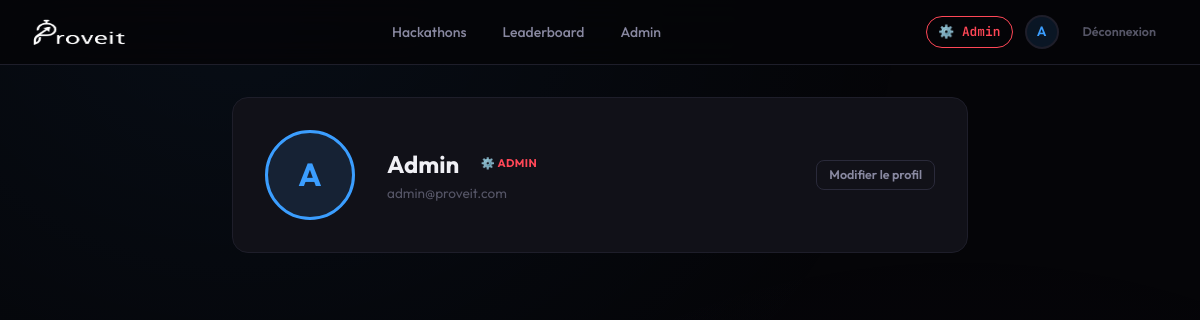
Screenshot of /index.php?controller=User&action=profile (signed in) with the database file from the repository.
### tables this page shows
CREATE TABLE `users` (
  `id` int NOT NULL AUTO_INCREMENT,
  `name` varchar(100) NOT NULL,
  `email` varchar(100) NOT NULL,
  `password` varchar(255) NOT NULL,
  `xp` int NOT NULL DEFAULT 0,
  `role` enum('admin','organisateur','candidat') NOT NULL DEFAULT 'candidat',
  `avatar_url` varchar(255) DEFAULT NULL,
  `bio` text DEFAULT NULL,
  `created_at` timestamp DEFAULT CURRENT_TIMESTAMP,
  PRIMARY KEY (`id`),
  UNIQUE KEY `email` (`email`)
);

### app/controllers/UserController.php (called while the page is built, shortened)
<?php
require_once __DIR__ . '/../models/User.php';
class UserController {
    private $userModel;
    public function __construct() {
        $this->userModel = new User();
    }
    public function profile() {
        $userId = isset($_GET['id']) ? intval($_GET['id']) : $_SESSION['user']['id'];
        $user = $this->userModel->getById($userId);
        $isOwn = ($userId == $_SESSION['user']['id']);
        require __DIR__ . '/../views/user/profile.php';
    }
}

### app/models/User.php (called while the page is built, shortened)
<?php
require_once __DIR__ . '/Database.php';
class User {
    private $conn;
    public function __construct() {
        $this->conn = (new Database())->connect();
    }
    public function getById($id) {
        $stmt = $this->conn->prepare("SELECT * FROM users WHERE id=?");
        $stmt->execute([$id]);
        return $stmt->fetch();
    }
}

### app/models/Database.php (called while the page is built)
<?php
class Database {
    private $conn = null;
    public function connect() {
        if ($this->conn === null) {
            try {
                $this->conn = new PDO(
                    "mysql:host=" . DB_HOST . ";dbname=" . DB_NAME . ";charset=utf8mb4",
                    DB_USER, DB_PASS
                );
                $this->conn->setAttribute(PDO::ATTR_ERRMODE, PDO::ERRMODE_EXCEPTION);
                $this->conn->setAttribute(PDO::ATTR_DEFAULT_FETCH_MODE, PDO::FETCH_ASSOC);
            } catch (PDOException $e) {
                die("Database connection error: " . $e->getMessage());
            }
        }
        return $this->conn;
    }
}

### app/views/user/profile.php (the view, shortened to what this page needs)
<!DOCTYPE html>
<html lang="fr">
<head>
    <link rel="stylesheet" href="<?= BASE_URL ?>public/css/app.css">
</head>
<body>
<?php require __DIR__ . '/../partials/nav.php';
$roleLabel = match($user['role']) {
    'organisateur' => '🎯 Organisateur',
    'candidat' => '  Candidat',
    'admin' => '⚙️ Admin',
    default => $user['role']
};
$roleColor = match($user['role']) {
    'organisateur' => 'var(--purple)',
    'candidat' => 'var(--green)',
    'admin' => 'var(--red)',
    default => 'var(--text-muted)'
};
?>
<div class="pi-container pi-container-md">
    <div class="pi-profile-header animate-in">
        <div class="pi-profile-avatar" style="overflow:hidden;">
            <?php if (!empty($user['avatar_url'])): ?>
                <img src="<?= BASE_URL . htmlspecialchars($user['avatar_url']) ?>" alt="" style="width:100%;height:100%;object-fit:cover;display:block;">
            <?php else: ?>
                <?= strtoupper(substr($user['name'], 0, 1)) ?>
            <?php endif; ?>
        </div>
        <div class="pi-profile-info" style="flex:1;">
            <div class="flex items-center gap-2 flex-wrap">
                <h2><?= htmlspecialchars($user['name']) ?></h2>
                <span class="pi-rank-badge" style="background:<?= $roleColor ?>15;color:<?= $roleColor ?>;border:1px solid <?= $roleColor ?>30;"><?= $roleLabel ?></span>
            </div>
            <p class="email" style="color:var(--text-muted);font-size:.85rem;"><?= htmlspecialchars($user['email']) ?></p>
        </div>
        <?php if ($isOwn): ?>
        <div><a href="index.php?controller=User&action=editProfile" class="pi-btn pi-btn-outline pi-btn-sm">Modifier le profil</a></div>
        <?php endif; ?>
    </div>
</div>
</body>
</html>

### app/views/partials/nav.php (shortened to what this page needs)
<?php
$currentUser = $_SESSION['user'] ?? null;
$currentAction = $_GET['action'] ?? '';
$currentController = $_GET['controller'] ?? '';
$userRole = $currentUser['role'] ?? '';
?>
<nav class="pi-nav">
    <div class="pi-nav-inner">
        <a href="index.php?controller=Hackathon&action=list" class="pi-logo">
                            <img src="public/images/logoP.png" width="95" >
        </a>
        <?php if ($currentUser): ?>
        <div class="pi-nav-links">
            <a href="index.php?controller=Hackathon&action=list"
               class="<?= $currentController === 'Hackathon' && $currentAction === 'list' ? 'active' : '' ?>">
                Hackathons
            </a>
            <a href="index.php?controller=User&action=leaderboard"
               class="<?= $currentAction === 'leaderboard' ? 'active' : '' ?>">
                Leaderboard
            </a>
            <?php if ($userRole === 'admin'): ?>
            <a href="index.php?controller=Admin&action=dashboard"
               class="<?= $currentController === 'Admin' ? 'active' : '' ?>">
                Admin
            </a>
            <?php endif; ?>
        </div>
        <div class="pi-nav-user">
            <?php
            $roleLabel = match($userRole) {
                'organisateur' => '🎯 Organisateur',
                'candidat' => '  Candidat',
                'admin' => '⚙️ Admin',
                default => $userRole
            };
            $roleColor = match($userRole) {
                'organisateur' => 'var(--purple)',
                'candidat' => 'var(--green)',
                'admin' => 'var(--red)',
                default => 'var(--text-muted)'
            };
            ?>
            <span class="pi-xp-badge" style="background:<?= $roleColor ?>15;border-color:<?= $roleColor ?>30;color:<?= $roleColor ?>;">
                <?= $roleLabel ?>
            </span>
            <?php
                $navInitial = strtoupper(mb_substr($currentUser['name'] ?? '', 0, 1));
                $navAvatar  = $currentUser['avatar_url'] ?? '';
            ?>
            <a href="index.php?controller=User&action=profile" class="pi-avatar" title="<?= htmlspecialchars($currentUser['name']) ?>" style="overflow:hidden;">
                <?php if (!empty($navAvatar)): ?>
                    <img src="<?= BASE_URL . htmlspecialchars($navAvatar) ?>" alt="" style="width:100%;height:100%;object-fit:cover;display:block;">
                <?php else: ?>
                    <?= $navInitial ?>
                <?php endif; ?>
            </a>
            <a href="index.php?controller=User&action=logout" class="pi-btn pi-btn-ghost pi-btn-sm">Déconnexion</a>
        </div>
        <?php endif; ?>
    </div>
</nav>

### rows the page displays
users: role "⚙️ Admin", name "A", name "Admin", role "⚙️ ADMIN", email "admin@proveit.com"
